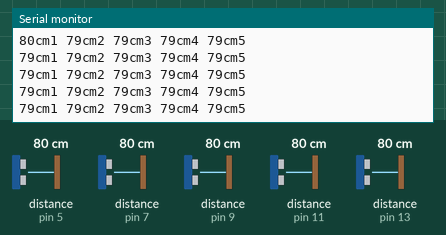
A sketch run on a simulated Arduino Uno, built with avr-gcc and run on an emulated ATmega328P. Shown: the last lines printed to the serial monitor. Wiring (inferred from the names in the program): 5 × ultrasonic range finder: trigger pin 4, echo pin 5 / trigger pin 6, echo pin 7 / trigger pin 8, echo pin 9 / trigger pin 10, echo pin 11 / trigger pin 12, echo pin 13. Inputs (shaded band) come from the test bench; at power-on: distance to the obstacle (sensors on pin 5, pin 7, pin 9, pin 11, pin 13) 80 cm. The echo pulse lasts 58.3 µs per cm.

Above: at 1.2 s.
1.3 s: distance to the obstacle (sensor on pin 5) set to 250 cm
At 1.62 s:
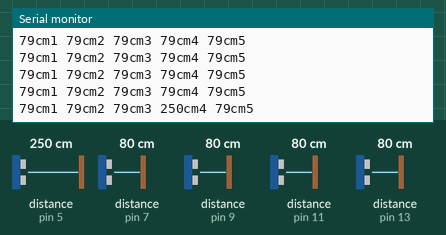
4.3 s: distance to the obstacle (sensor on pin 7) set to 299 cm
At 4.49 s:
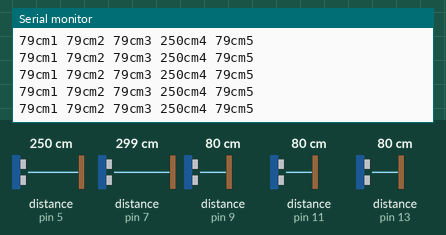
7.3 s: distance to the obstacle (sensor on pin 9) set to 60 cm
At 7.49 s:
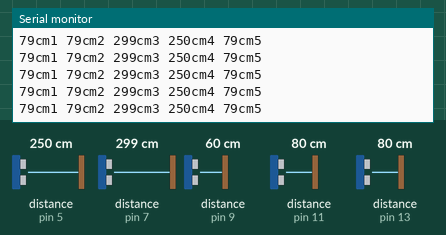
10.3 s: distance to the obstacle (sensor on pin 11) set to 120 cm
At 10.48 s:
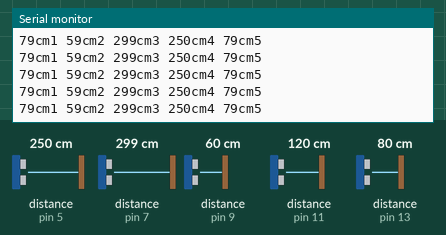
13.3 s: distance to the obstacle (sensor on pin 13) set to 60 cm
At 13.48 s:
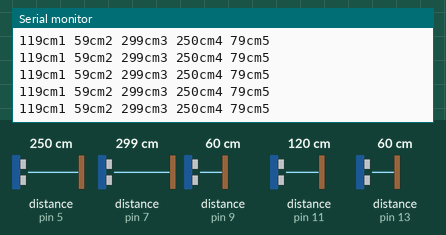
16.3 s: distance to the obstacle (sensor on pin 5) set to 2 cm
At 16.47 s:
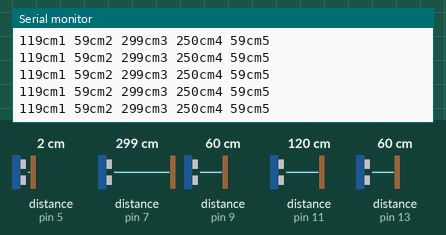
Timing chart, 0 to 18.8 s (numbered marks = the images above; inputs shaded):
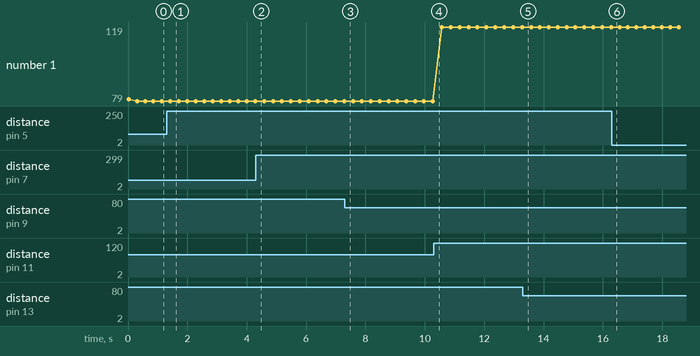

Measured:
- after the input at 1.3 s, the serial monitor: prints a new line after 0.12 s (image 1)
- plotted number 1: 79 → 119 after the input at 10.3 s

The sketch:

testing.ino
```cpp
int trigPin1 = 10;         //Trigger of Sensor 1
int echoPin1 = 11;    //Echo of Sensor 1
int trigPin2 = 8;       // Trigger of Sensor 2
int echoPin2 = 9;   // Echo of Sensor 2
int trigPin3 = 6;
int echoPin3 = 7;
int trigPin4 = 4;
int echoPin4 = 5;
int trigPin5 = 12;
int echoPin5 = 13;
long duration1, cm1, duration2, cm2, duration3, cm3, duration4, cm4, duration5, cm5;

void setup() {
  //Serial Port begin
  Serial.begin (9600);
  //Define inputs and outputs
  pinMode(trigPin1, OUTPUT);
  pinMode(echoPin1, INPUT);
  pinMode(trigPin2, OUTPUT);
  pinMode(echoPin2, INPUT);
  pinMode(trigPin3, OUTPUT);
  pinMode(echoPin3, INPUT);
  pinMode(trigPin4, OUTPUT);
  pinMode(echoPin4, INPUT);
  pinMode(trigPin5, OUTPUT);
  pinMode(echoPin5, INPUT);
}

void loop() {
  //Read sensor value of sensor 1
  // The sensor is triggered by a HIGH pulse of 10 or more microseconds.
  // Give a short LOW pulse beforehand to ensure a clean HIGH pulse:
  digitalWrite(trigPin1, LOW);
  delayMicroseconds(5);
  digitalWrite(trigPin1, HIGH);
  delayMicroseconds(10);
  digitalWrite(trigPin1, LOW);

  // Read the signal from the sensor: a HIGH pulse whose
  // duration is the time (in microseconds) from the sending
  // of the ping to the reception of its echo off of an object.
  pinMode(echoPin1, INPUT);
  duration1 = pulseIn(echoPin1, HIGH);

  //Read sensor value of sensor 2

  digitalWrite(trigPin2, LOW);
  delayMicroseconds(5);
  digitalWrite(trigPin2, HIGH);
  delayMicroseconds(10);
  digitalWrite(trigPin2, LOW);

 pinMode(echoPin2, INPUT);
  duration2 = pulseIn(echoPin2, HIGH);

   digitalWrite(trigPin3, LOW);
  delayMicroseconds(5);
  digitalWrite(trigPin3, HIGH);
  delayMicroseconds(10);
  digitalWrite(trigPin3, LOW);

  // Read the signal from the sensor: a HIGH pulse whose
  // duration is the time (in microseconds) from the sending
  // of the ping to the reception of its echo off of an object.
  pinMode(echoPin3, INPUT);
  duration3 = pulseIn(echoPin3, HIGH);

 digitalWrite(trigPin4, LOW);
  delayMicroseconds(5);
  digitalWrite(trigPin4, HIGH);
  delayMicroseconds(10);
  digitalWrite(trigPin4, LOW);

  // Read the signal from the sensor: a HIGH pulse whose
  // duration is the time (in microseconds) from the sending
  // of the ping to the reception of its echo off of an object.
  pinMode(echoPin4, INPUT);
  duration4 = pulseIn(echoPin4, HIGH);

  digitalWrite(trigPin5, LOW);
  delayMicroseconds(5);
  digitalWrite(trigPin5, HIGH);
  delayMicroseconds(10);
  digitalWrite(trigPin5, LOW);

  // Read the signal from the sensor: a HIGH pulse whose
  // duration is the time (in microseconds) from the sending
  // of the ping to the reception of its echo off of an object.
  pinMode(echoPin5, INPUT);
  duration5 = pulseIn(echoPin5, HIGH);

  // Convert the time into a distance
  cm1 = (duration1/2) / 29.1;     // Divide by 29.1 or multiply by 0.0343
  cm2 = (duration2/2) / 29.1;
  cm3 = (duration3/2) / 29.1;
  cm4 = (duration4/2) / 29.1;
  cm5 = (duration5/2) / 29.1;


  Serial.print(cm1);
  Serial.print("cm1 ");
  Serial.print(cm2);
  Serial.print("cm2 ");
  Serial.print(cm3);
  Serial.print("cm3 ");
  Serial.print(cm4);
  Serial.print("cm4 ");
  Serial.print(cm5);
  Serial.print("cm5 ");
  Serial.println();


  delay(250);
}
```
